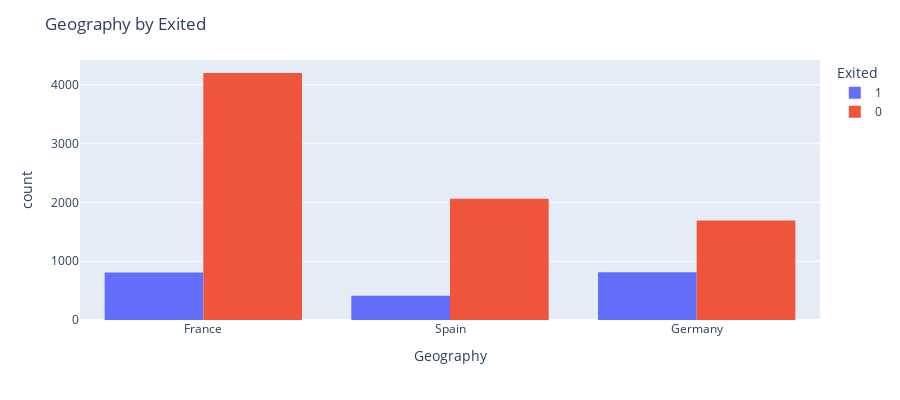

The cell this chart's notebook holds for it:
### Code cell
labels = ['Exited', 'Not Exited']
fig = px.histogram(df, x='Geography', color='Exited', barmode="group", height=400)

fig.update_layout(title_text="Geography by Exited")

fig.show()

### Figure 1 — Plotly figure (JSON) as saved in the notebook; plotly's stock layout.template omitted (floating-point values rounded to 4 significant figures; data arrays with more than 128 entries replaced by an {"elided": "..."} marker saying what was removed)
{"data": [{"alignmentgroup": "True", "bingroup": "x", "hovertemplate": "Exited=1<br>Geography=%{x}<br>count=%{y}<extra></extra>", "legendgroup": "1", "marker": {"color": "#636efa", "pattern": {"shape": ""}}, "name": "1", "offsetgroup": "1", "orientation": "v", "showlegend": true, "type": "histogram", "x": {"elided": "2037 str values"}, "xaxis": "x", "yaxis": "y"}, {"alignmentgroup": "True", "bingroup": "x", "hovertemplate": "Exited=0<br>Geography=%{x}<br>count=%{y}<extra></extra>", "legendgroup": "0", "marker": {"color": "#EF553B", "pattern": {"shape": ""}}, "name": "0", "offsetgroup": "0", "orientation": "v", "showlegend": true, "type": "histogram", "x": {"elided": "7963 str values"}, "xaxis": "x", "yaxis": "y"}], "layout": {"barmode": "group", "height": 400, "legend": {"title": {"text": "Exited"}, "tracegroupgap": 0}, "margin": {"t": 60}, "title": {"text": "Geography by Exited"}, "xaxis": {"anchor": "y", "domain": [0, 1], "title": {"text": "Geography"}}, "yaxis": {"anchor": "x", "domain": [0, 1], "title": {"text": "count"}}}}
